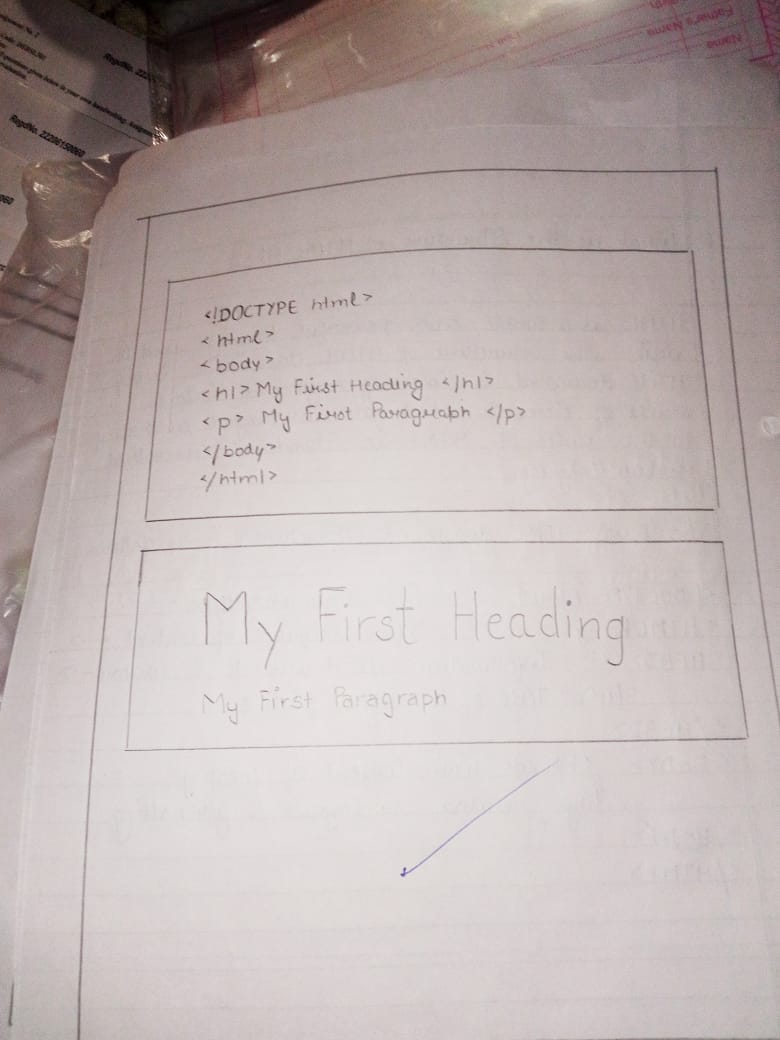
#> input picture input/1.jpg, 780 x 1040 px
$ python Detector.py input/1.jpg
#> lines starting #> are read from the running program, lines starting #| are printed output that depends on the picture; after the words box and inside, x2 and y2 are one past the last pixel; in counts of white or black regions, pixels touching at a corner belong together
### modules/resize.py
import cv2

class Resizer:
    """ Resizes the Image """
    def __init__(self, max_height, save_output = False):
        self.max_height = max_height
        self.save_output= save_output

    def __call__(self, image):

        if image.shape[0] <= self.max_height : return image

        ratio = round(self.max_height/image.shape[0] ,3)
        width = int(image.shape[1] * ratio)

        resized = cv2.resize(image, (width, self.max_height), interpolation=cv2.INTER_AREA)

        if self.save_output: cv2.imwrite(r'output/resized.jpg',resized)
        # cv2.imshow("resized",resized)
        # cv2.waitKey(0)
        return resized

### modules/denoise.py
import cv2

class FastDenoise:
    """This Denoise the provided image by using the fastNlMeansDenoising method"""

    def __init__(self, strength=False, save_output=False):
        self.strength = strength
        self.save_output = save_output

    def __call__(self, image):

        if self.strength:
            denoised = cv2.fastNlMeansDenoisingColored(image,h=self.strength)
            if self.save_output:
                cv2.imwrite(r"output/denoise.jpg",denoised)
        else:
            for strength in range(11):
                denoised = cv2.fastNlMeansDenoisingColored(image,h=strength)
                if self.save_output:
                    cv2.imwrite(f"output//denoise_{strength}.jpg",denoised)

        return denoised

### modules/edgedetector.py
import cv2

class GetEdges:
    def __init__(self, contour1=75, contour2=200, save_output= False):
        self.contour1 = contour1
        self.contour2 = contour2
        self.save_output = save_output

    def __call__(self, image):

        # greyimage = cv2.cvtColor(image, cv2.COLOR_BGR2GRAY)
        greyimage = cv2.GaussianBlur(image, (5,5), 0)

        edges = cv2.Canny(greyimage, self.contour1, self.contour2)

        if self.save_output: cv2.imwrite(r"output/edges.jpg", edges)
        # cv2.imshow("original",image)
        # cv2.imshow("edges", edges)
        # cv2.waitKey(0)
        return edges


### modules/getcontour.py
import cv2
import imutils

class GetContour:
    def __init__(self, save_output =False):
        self.save_output = save_output

    def __call__(self,image ,edges):
        cnts = cv2.findContours(edges.copy(), cv2.RETR_LIST, cv2.CHAIN_APPROX_SIMPLE)
        cnts = imutils.grab_contours(cnts)
        cnts = sorted(cnts, key=cv2.contourArea, reverse=True)[:5]

        for c in cnts:
            peri = cv2.arcLength(c,True)
            approx = cv2.approxPolyDP(c, 0.02*peri, True)

            if len(approx) == 4:
                docCnt = approx
                break

        else:
            # print("No Edges Found!!")
            raise Exception("No Edges Found!")

        print(docCnt)

        # Draw the Contour
        cv2.drawContours(image.copy(), [docCnt], -1, (0, 255, 0), 2)
        if self.save_output: cv2.imwrite("output/contour.jpg", image)
        # cv2.imshow("Outline", image)
        # cv2.waitKey(0)
        # cv2.destroyAllWindows()
        return docCnt

### modules/warp.py
import cv2
import numpy as np

class WarpPerspective:
    def __init__(self, output=False):
        self.save_output = output

    def __call__(self, image, contour):

        pts = contour.reshape(4,2)
        rect= np.zeros((4,2), dtype="float32")

        s = pts.sum(axis=1)
        rect[0] = pts[np.argmin(s)]
        rect[2] = pts[np.argmax(s)]

        diff = np.diff(pts, axis=1)
        rect[1] = pts[np.argmin(diff)]
        rect[3] = pts[np.argmax(diff)]


        (tl, tr, br, bl) =rect
        widthA = np.sqrt( (br[0]-bl[0])**2 + (br[1]-bl[1])**2 )
        widthB = np.sqrt( (tr[0]-tl[0])**2 + (tr[1]-tl[1])**2 )

        heightA = np.sqrt( (tr[0]-br[0])**2 + (tr[1]-br[1])**2 )
        heightB = np.sqrt( (tl[0]-bl[0])**2 + (tl[1]-bl[1])**2 )


        maxWidth = max(int(widthA), int(widthB))
        maxHeight = max(int(heightA), int(heightB))

        dest = np.array([
            [0,0],
            [maxWidth-1, 0],
            [maxWidth-1, maxHeight-1],
            [0, maxHeight-1]
        ], dtype='float32')

        M = cv2.getPerspectiveTransform(rect,dest)
        warp = cv2.warpPerspective(image, M, (maxWidth, maxHeight))

        if self.save_output:    cv2.imwrite("output/final.jpg",warp)
        # cv2.imshow("output",warp)
        # cv2.waitKey(0)
        # cv2.destroyAllWindows()
        return warp


### Detector.py
from modules.denoise import *
from modules.edgedetector import *
from modules.getcontour import *
from modules.resize import *
from modules.threshold import *
from modules.warp import *
import sys


class DocScan:
    def __init__(self, output=False, height:int =1000, final_output =True) -> None:
        self.output = output
        self.height = height
        self.final_output = final_output

    def scan(self, image):
        resizer = Resizer(self.height)
        image = resizer(image)

        denoiser = FastDenoise(save_output=self.output,strength=4)
        image = denoiser(image)

        edgedetector = GetEdges(save_output=self.output)
        edges = edgedetector(image)

        getcontour = GetContour(save_output=self.output)
        contour = getcontour(image, edges)

        warper = WarpPerspective(output=self.output)
        final_result = warper(image,contour)

        final_dest = "output/final.jpg"
        if self.final_output: cv2.imwrite(final_dest, final_result)
        return final_result, final_dest


if __name__ == "__main__":
    try:
        image = cv2.imread(sys.argv[1])
#> image is the input picture: shape (1040, 780, 3); mean B, G, R 175, 176.5, 188.1

        scanner = DocScan()
        scanner.scan(image)
#> in __call__, `edges = cv2.Canny(greyimage, self.contour1, self.contour2)`:
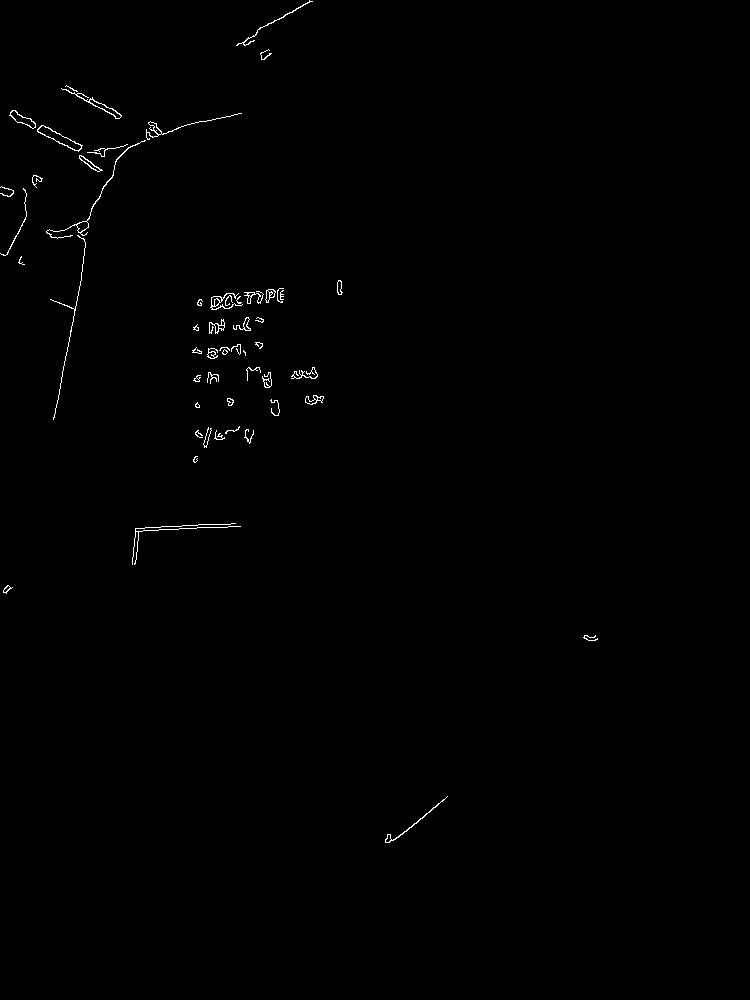
#> edges: shape (1000, 750); 0.45% white in thin lines or dots, all inside (x1, y1, x2, y2) = (0, 0, 598, 843)
#> in __call__, `cnts = cv2.findContours(edges.copy(), cv2.RETR_LIST, cv2.CHAIN_APPROX_..`: cnts = 83 contours, 45 with area under 20; largest, box (x1, y1, x2, y2) and area: (37, 125, 83, 152) 352, (37, 125, 82, 151) 314, (9, 110, 36, 129) 182, (61, 88, 122, 119) 180, (10, 110, 36, 129) 159
#> in __call__, `cnts = sorted(cnts, key=cv2.contourArea, reverse=True)[:5]`: cnts = 5 contours; box (x1, y1, x2, y2) and area: (37, 125, 83, 152) 352, (37, 125, 82, 151) 314, (9, 110, 36, 129) 182, (61, 88, 122, 119) 180, (10, 110, 36, 129) 159
#> the loop in __call__, `for c in cnts:` made 2 passes
#> (peri, docCnt) on pass 2: (109.3, [[37, 130], [43, 125], [81, 147], [75, 150]])
#> peri on pass 1: 113.9
#| [[[ 37 130]]
#|  [[ 43 125]]
#|  [[ 81 147]]
#|  [[ 75 150]]]
#> in scan, `contour = getcontour(image, edges)`: contour = [[37, 130], [43, 125], [81, 147], [75, 150]]
#> in __call__, `s = pts.sum(axis=1)`: s = [167, 168, 228, 225]
#> in __call__, `diff = np.diff(pts, axis=1)`: diff = [93, 82, 66, 75]
#> in __call__, `warp = cv2.warpPerspective(image, M, (maxWidth, maxHeight))`:
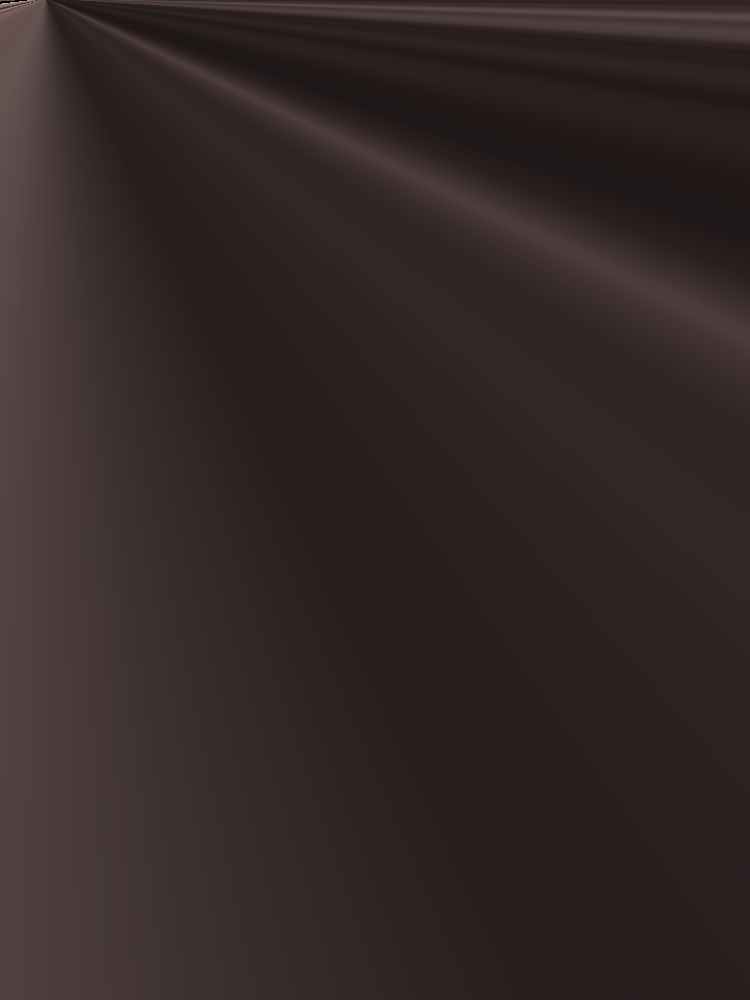
#> warp: shape (1000, 750, 3); mean B, G, R 39.8, 39.9, 51
    except Exception as e:
        print("Error Occured")
        print(e)

$ run again, on input/4.jpg
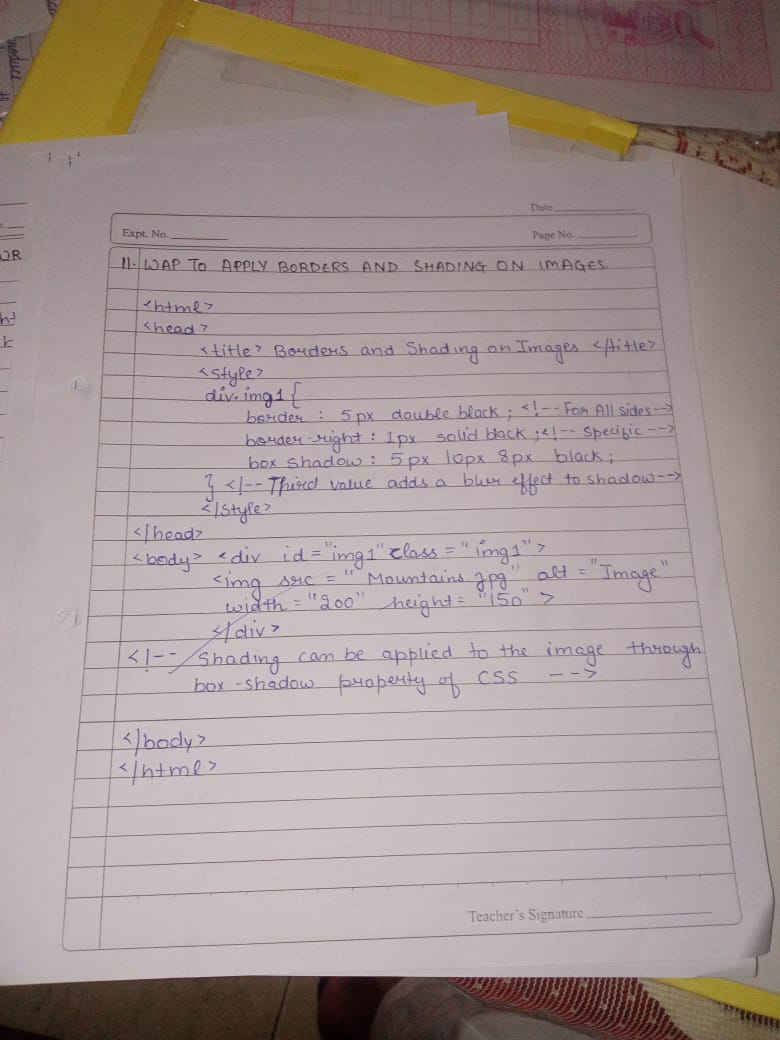
#> input picture input/4.jpg, 780 x 1040 px
#> image is the input picture: shape (1040, 780, 3); mean B, G, R 146.5, 148.5, 163.5
#> in __call__, `edges = cv2.Canny(greyimage, self.contour1, self.contour2)`:
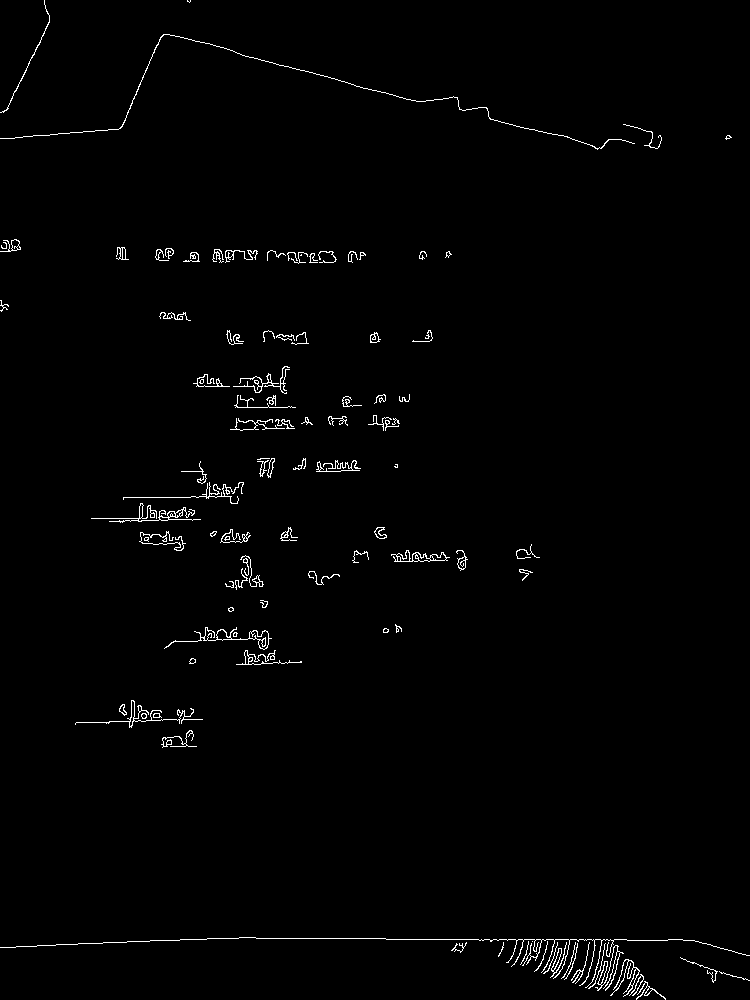
#> edges: shape (1000, 750); 1.2% white in thin lines or dots
#> in __call__, `cnts = cv2.findContours(edges.copy(), cv2.RETR_LIST, cv2.CHAIN_APPROX_..`: cnts = 182 contours, 116 with area under 20; largest, box (x1, y1, x2, y2) and area: (164, 627, 272, 650) 340, (391, 550, 450, 562) 284, (91, 503, 201, 523) 198, (249, 630, 269, 650) 174, (75, 700, 203, 728) 127
#> in __call__, `cnts = sorted(cnts, key=cv2.contourArea, reverse=True)[:5]`: cnts = 5 contours; box (x1, y1, x2, y2) and area: (164, 627, 272, 650) 340, (391, 550, 450, 562) 284, (91, 503, 201, 523) 198, (249, 630, 269, 650) 174, (75, 700, 203, 728) 127
#> the loop in __call__, `for c in cnts:` made 5 passes
#> peri on passes 1 to 5: 425.5, 200.4, 585.5, 126.8, 530.4
